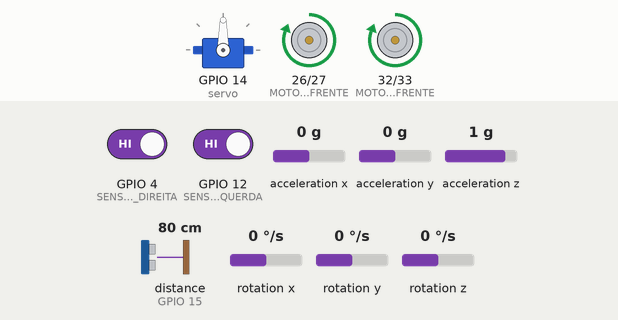
This sketch was run on a simulated ESP32. Shown: servo, motor-driver pin pairs drawn as motors (green arrow = first pin HIGH = forward, orange = second pin HIGH = backward, longer = more drive). Wiring (inferred from the names in the program): ultrasonic range finder: trigger GPIO 2; echo GPIO 15. The inputs (shaded band) are chosen by the test bench; at power-on: distance to the obstacle (sensor on GPIO 15) 80 cm, GPIO 4 (SENSOR_IR_DIREITA) HIGH, GPIO 12 (SENSOR_IR_ESQUERDA) HIGH, acceleration x 0 g, acceleration y 0 g, acceleration z 1 g, rotation x 0 °/s, rotation y 0 °/s, rotation z 0 °/s. The echo pulse lasts 58.3 µs per cm; WiFi joins after 1.5 s; servers stay silent unless stated; no MQTT or app messages arrive unless stated; what the sketch prints to the serial monitor is not drawn.

Above: at 2.8 s.
2.9 s: distance to the obstacle (sensor on GPIO 15) set to 23 cm
5.1 s: distance to the obstacle (sensor on GPIO 15) set to 18 cm
At 8.4 s:
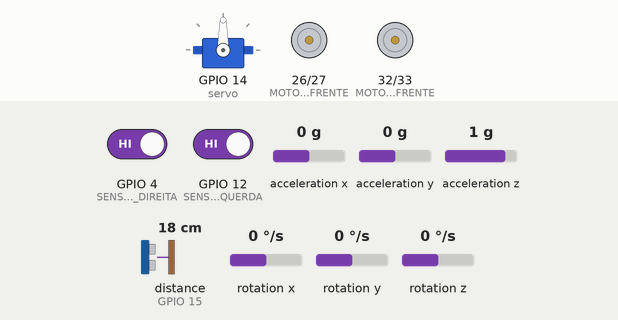
8.6 s: distance to the obstacle (sensor on GPIO 15) set to 35 cm
At 10.0 s:
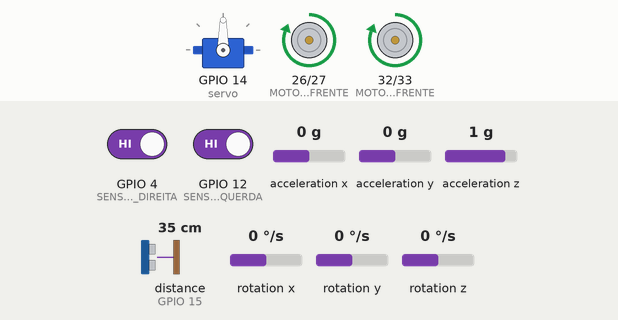
10.4 s: GPIO 4 (SENSOR_IR_DIREITA) driven LOW
At 11.19 s:
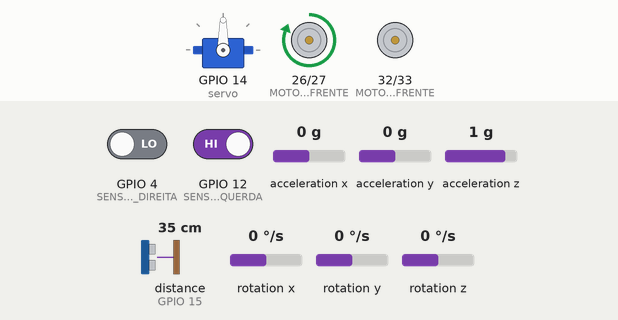
14.6 s: GPIO 4 (SENSOR_IR_DIREITA) driven HIGH
At 16.3 s:
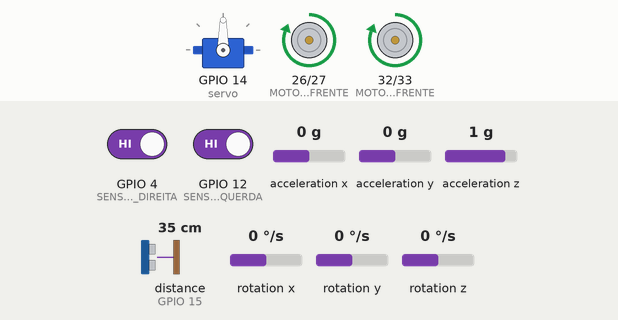
Timing chart, 0 to 17.4 s (numbered marks = the images above; inputs shaded):
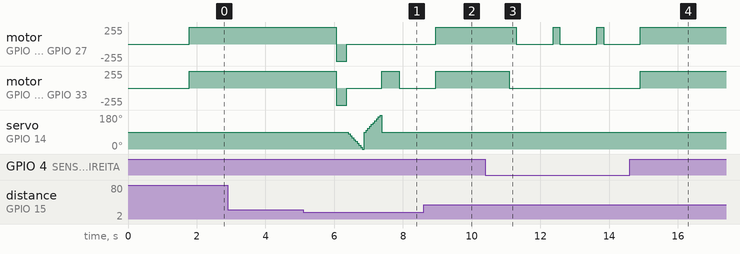

Measured:
- the behaviour switches between 21 and 20 cm on distance to the obstacle (sensor on GPIO 15) (found by bisection; images 0 and 1)
- after the input at 2.9 s, every drawn part: stays the same
- after the input at 8.6 s, servo on GPIO 14 (servo): stops changing and stays 90°
- after the input at 10.4 s, motor on GPIO 26 (MOTOR_DIREITA_FRENTE) / GPIO 27 (MOTOR_DIREITA_TRAS): alternates forward 255/255 for 0.20 s and stopped for 1.1 s, starting after 0.90 s; motor on GPIO 32 (MOTOR_ESQUERDA_FRENTE) / GPIO 33 (MOTOR_ESQUERDA_TRAS): forward 255/255 → stopped after 0.70 s
- after the input at 14.6 s, motor on GPIO 26 (MOTOR_DIREITA_FRENTE) / GPIO 27 (MOTOR_DIREITA_TRAS): goes on until 14.9 s, then stays forward 255/255; motor on GPIO 32 (MOTOR_ESQUERDA_FRENTE) / GPIO 33 (MOTOR_ESQUERDA_TRAS): stopped → forward 255/255 after 0.31 s

The sketch:

V2.ino
```cpp
#include <Arduino.h>
#include <ESP32Servo.h>
#include <MPU6050.h>
#include <Wire.h>
#include <WiFi.h>
#include <PubSubClient.h>

// Definição dos pinos
#define TRIG_PIN 2
#define ECHO_PIN 15
#define MOTOR_DIREITA_FRENTE 26
#define MOTOR_DIREITA_TRAS 27
#define MOTOR_ESQUERDA_FRENTE 32
#define MOTOR_ESQUERDA_TRAS 33
#define SENSOR_IR_DIREITA 4
#define SENSOR_IR_ESQUERDA 12

#define MAX_DISTANCE 400
#define DISTANCIA_SEGURANCA 20

// Pinos I2C
#define SDA_PIN 22
#define SCL_PIN 21

// Configurações WiFi e MQTT
const char* ssid = "Edge";       // Substitua pelo seu WiFi
const char* password = "1234567890"; // Substitua pela sua senha
const char* mqtt_server = "BROKER_IP"; // Substitua pelo IP do seu broker MQTT

WiFiClient espClient;
PubSubClient client(espClient);

Servo servo;
MPU6050 mpu;
int servoPos = 90;

void setup() {
    Serial.begin(9600);

    // Conectar ao WiFi
    WiFi.begin(ssid, password);
    Serial.print("Conectando ao WiFi...");
    while (WiFi.status() != WL_CONNECTED) {
        delay(500);
        Serial.print(".");
    }
    Serial.println(" Conectado!");

    // Conectar ao broker MQTT
    client.setServer(mqtt_server, 1883);

    // Inicializa servo, sensores e motores
    servo.attach(14);
    pinMode(MOTOR_DIREITA_FRENTE, OUTPUT);
    pinMode(MOTOR_DIREITA_TRAS, OUTPUT);
    pinMode(MOTOR_ESQUERDA_FRENTE, OUTPUT);
    pinMode(MOTOR_ESQUERDA_TRAS, OUTPUT);
    pinMode(TRIG_PIN, OUTPUT);
    pinMode(ECHO_PIN, INPUT);
    pinMode(SENSOR_IR_DIREITA, INPUT);
    pinMode(SENSOR_IR_ESQUERDA, INPUT);

    // Inicializa I2C e MPU6050
    Wire.begin(SDA_PIN, SCL_PIN);
    mpu.initialize();

    if (!mpu.testConnection()) {
        Serial.println("Falha na conexão com MPU6050!");
        while (1);
    }
    Serial.println("MPU6050 conectado!");

    servo.write(90);
    delay(150);
}

void loop() {
    if (!client.connected()) {
        reconnect();
    }
    client.loop();

    int distancia = medirDistancia();
    bool sensorDireita = digitalRead(SENSOR_IR_DIREITA);
    bool sensorEsquerda = digitalRead(SENSOR_IR_ESQUERDA);

    // Captura dados da MPU6050
    int ax, ay, az, gx, gy, gz;
    mpu.getAcceleration(&ax, &ay, &az);
    mpu.getRotation(&gx, &gy, &gz);

    // Exibe coordenadas no Serial Monitor
    Serial.print("Aceleração: X=");
    Serial.print(ax);
    Serial.print(" Y=");
    Serial.print(ay);
    Serial.print(" Z=");
    Serial.println(az);

    Serial.print("Giroscópio: X=");
    Serial.print(gx);
    Serial.print(" Y=");
    Serial.print(gy);
    Serial.print(" Z=");
    Serial.println(gz);

    // Publica os dados no MQTT
    String payload = "{";
    payload += "\"ax\":" + String(ax) + ",";
    payload += "\"ay\":" + String(ay) + ",";
    payload += "\"az\":" + String(az) + ",";
    payload += "\"gx\":" + String(gx) + ",";
    payload += "\"gy\":" + String(gy) + ",";
    payload += "\"gz\":" + String(gz);
    payload += "}";

    client.publish("esp32/mpu6050", payload.c_str());
    Serial.println("Publicado no MQTT: " + payload);

    // Controle de navegação do robô
    if (distancia <= DISTANCIA_SEGURANCA) {
        pararMovimento();
        moverParaTras(300);
        virarParaLadoMaisLivre();
    } else if (sensorDireita == LOW) {
        virarParaEsquerda(200);
    } else if (sensorEsquerda == LOW) {
        virarParaDireita(200);
    } else {
        moverParaFrente();
    }

    delay(1000);  // Aguarda 1 segundo antes do próximo ciclo
}

long medirDistancia() {
    digitalWrite(TRIG_PIN, LOW);
    delayMicroseconds(2);
    digitalWrite(TRIG_PIN, HIGH);
    delayMicroseconds(10);
    digitalWrite(TRIG_PIN, LOW);

    long duracao = pulseIn(ECHO_PIN, HIGH, 30000);
    if (duracao == 0) return MAX_DISTANCE;

    long cm = duracao / 58;
    return (cm > MAX_DISTANCE) ? MAX_DISTANCE : cm;
}

void virarParaLadoMaisLivre() {
    int somaEsquerda = 0, somaDireita = 0, countEsquerda = 0, countDireita = 0;

    for (servoPos = 90; servoPos >= 0; servoPos -= 10) {
        servo.write(servoPos);
        delay(50);
        int dist = medirDistancia();
        if (dist < MAX_DISTANCE) {
            somaDireita += dist;
            countDireita++;
        }
    }

    for (servoPos = 90; servoPos <= 180; servoPos += 10) {
        servo.write(servoPos);
        delay(50);
        int dist = medirDistancia();
        if (dist < MAX_DISTANCE) {
            somaEsquerda += dist;
            countEsquerda++;
        }
    }

    servo.write(90);

    float mediaDireita = (countDireita > 0) ? somaDireita / countDireita : 0;
    float mediaEsquerda = (countEsquerda > 0) ? somaEsquerda / countEsquerda : 0;

    if (mediaEsquerda > mediaDireita) {
        virarParaEsquerda(500);
    } else {
        virarParaDireita(500);
    }
}

void pararMovimento() {
    digitalWrite(MOTOR_DIREITA_FRENTE, LOW);
    digitalWrite(MOTOR_DIREITA_TRAS, LOW);
    digitalWrite(MOTOR_ESQUERDA_FRENTE, LOW);
    digitalWrite(MOTOR_ESQUERDA_TRAS, LOW);
}

void virarParaDireita(int tempo) {
    digitalWrite(MOTOR_DIREITA_FRENTE, LOW);
    digitalWrite(MOTOR_DIREITA_TRAS, LOW);
    digitalWrite(MOTOR_ESQUERDA_FRENTE, HIGH);
    digitalWrite(MOTOR_ESQUERDA_TRAS, LOW);
    delay(tempo);
    pararMovimento();
}

void virarParaEsquerda(int tempo) {
    digitalWrite(MOTOR_DIREITA_FRENTE, HIGH);
    digitalWrite(MOTOR_DIREITA_TRAS, LOW);
    digitalWrite(MOTOR_ESQUERDA_FRENTE, LOW);
    digitalWrite(MOTOR_ESQUERDA_TRAS, LOW);
    delay(tempo);
    pararMovimento();
}

void moverParaFrente() {
    digitalWrite(MOTOR_DIREITA_FRENTE, HIGH);
    digitalWrite(MOTOR_DIREITA_TRAS, LOW);
    digitalWrite(MOTOR_ESQUERDA_FRENTE, HIGH);
    digitalWrite(MOTOR_ESQUERDA_TRAS, LOW);
}

void moverParaTras(int tempo) {
    digitalWrite(MOTOR_DIREITA_FRENTE, LOW);
    digitalWrite(MOTOR_DIREITA_TRAS, HIGH);
    digitalWrite(MOTOR_ESQUERDA_FRENTE, LOW);
    digitalWrite(MOTOR_ESQUERDA_TRAS, HIGH);
    delay(tempo);
    pararMovimento();
}

void reconnect() {
    while (!client.connected()) {
        Serial.print("Conectando ao MQTT...");
        if (client.connect("ESP32_Client")) {
            Serial.println(" Conectado!");
        } else {
            Serial.println(" Falha! Tentando novamente em 5s...");
            delay(5000);
        }
    }
}
```
